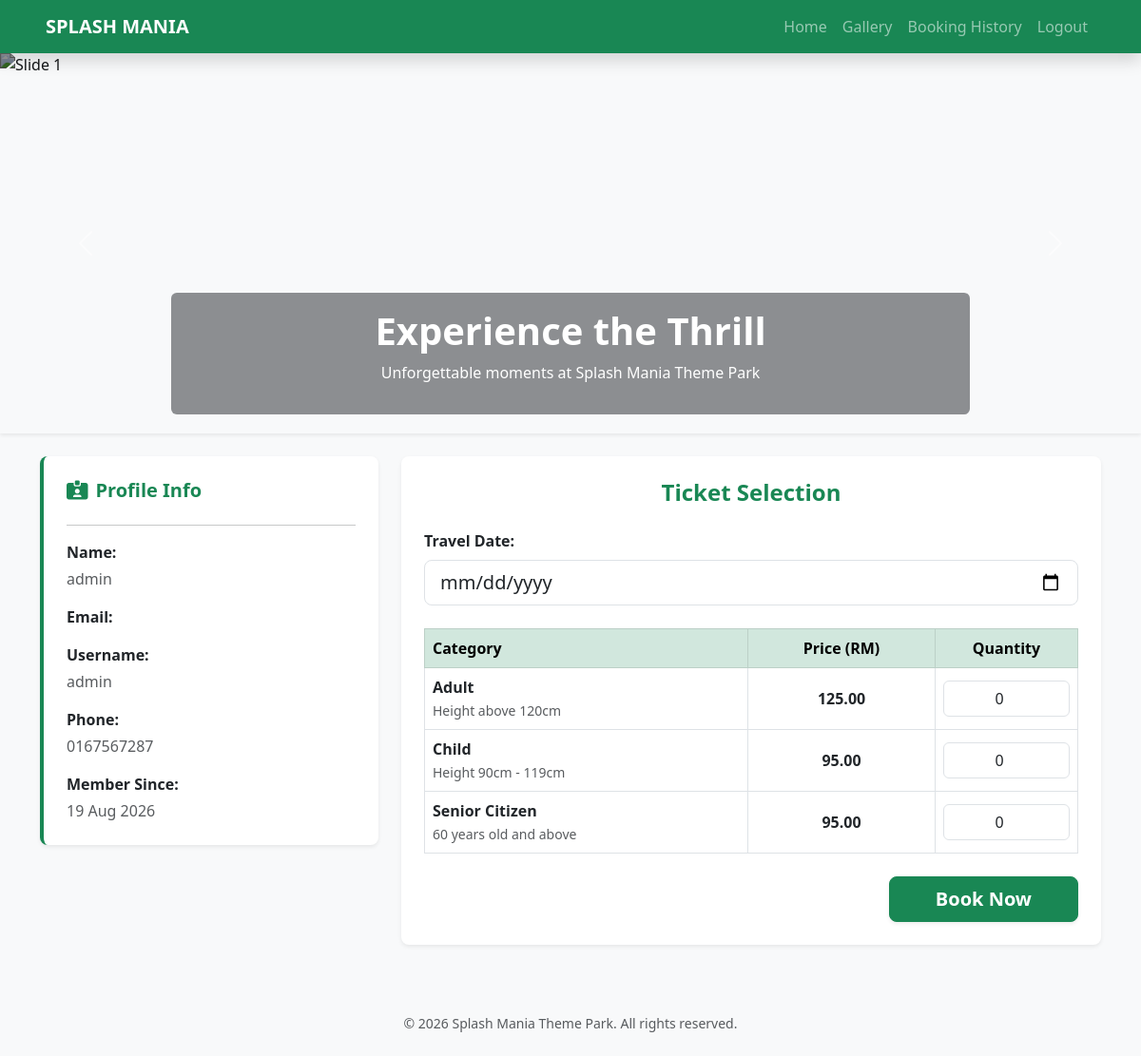
/booking.php (signed in), run on the app's committed database.
### tables this page shows
CREATE TABLE `users` (
  `id` int(11) NOT NULL,
  `fullname` varchar(100) NOT NULL,
  `email` varchar(100) NOT NULL,
  `username` varchar(50) NOT NULL,
  `password` varchar(255) NOT NULL,
  `phone` varchar(20) NOT NULL,
  `role` varchar(20) DEFAULT 'customer',
  `regdate` datetime DEFAULT current_timestamp()
);

### booking.php (the view, shortened to what this page needs)
<?php
include 'db.php';
$user_id = $_SESSION['user_id'];
$stmt_user = $conn->prepare("SELECT * FROM users WHERE id = ?");
$stmt_user->bind_param("i", $user_id);
$stmt_user->execute();
$result_user = $stmt_user->get_result();
$current_user = $result_user->fetch_assoc();
include 'header.php';
include 'navbar.php';
?>
<div class="content-wrapper">
    <div id="splashCarousel" class="carousel slide hero-carousel shadow-sm" data-bs-ride="carousel" data-bs-interval="3000">
        <div class="carousel-inner">
            <div class="carousel-item active">
                <img src="images/image1.jpg" class="d-block w-100" alt="Slide 1">
                <div class="carousel-caption d-none d-md-block bg-dark bg-opacity-50 rounded p-3">
                    <h1 class="fw-bold">Experience the Thrill</h1>
                    <p>Unforgettable moments at Splash Mania Theme Park</p>
                </div>
            </div>
        </div>
        <button class="carousel-control-prev" type="button" data-bs-target="#splashCarousel" data-bs-slide="prev">
            <span class="carousel-control-prev-icon"></span>
        </button>
        <button class="carousel-control-next" type="button" data-bs-target="#splashCarousel" data-bs-slide="next">
            <span class="carousel-control-next-icon"></span>
        </button>
    </div>
    <div class="container mt-4 mb-5">
        <div class="row">
            <div class="col-md-4 mb-4">
                <div class="card shadow-sm border-0 border-start border-success border-4 rounded-3">
                    <div class="card-body p-4">
                        <h5 class="card-title text-success mb-4 fw-bold">
                            <i class="fa-solid fa-id-card-clip me-2"></i>Profile Info
                        </h5>
                        <hr>
                        <p class="mb-1 fw-bold text-dark">Name:</p>
                        <p class="text-muted mb-3"><?= htmlspecialchars($current_user['fullname'] ?? 'N/A') ?></p>
                        <p class="mb-1 fw-bold text-dark">Email:</p>
                        <p class="mb-1 fw-bold text-dark">Username:</p>
                        <p class="text-muted mb-3"><?= htmlspecialchars($current_user['username'] ?? 'N/A') ?></p>
                        <p class="mb-1 fw-bold text-dark">Phone:</p>
                        <p class="text-muted mb-3"><?= htmlspecialchars($current_user['phone'] ?? 'N/A') ?></p>
                        <p class="mb-1 fw-bold text-dark">Member Since:</p>
                        <p class="text-muted mb-0"><?= isset($current_user['regdate']) ? date("d M Y", strtotime($current_user['regdate'])) : 'N/A' ?></p>
                    </div>
                </div>
            </div>
            <div class="col-md-8">
                <div class="card shadow-sm border-0 rounded-3">
                    <div class="card-body p-4">
                        <h4 class="text-center mb-4 fw-bold text-success">Ticket Selection</h4>
                        <form method="POST">
                            <div class="mb-4">
                                <label class="fw-bold mb-2">Travel Date:</label>
                                <input type="date" name="booking_date" class="form-control form-control-lg" min="<?= date('Y-m-d'); ?>" required>
                            </div>
                            <table class="table table-bordered text-center align-middle">
                                <thead class="table-success">
                                    <tr>
                                        <th class="text-start">Category</th>
                                        <th>Price (RM)</th>
                                        <th>Quantity</th>
                                    </tr>
                                </thead>
                                <tbody>
                                    <tr>
                                        <td class="text-start fw-bold">Adult<br><small class="text-muted fw-normal">Height above 120cm</small></td>
                                        <td class="fw-semibold">125.00</td>
                                        <td style="width: 150px;">
                                            <input type="number" name="adult_qty" class="form-control text-center" value="0" min="0">
                                        </td>
                                    </tr>
                                    <tr>
                                        <td class="text-start fw-bold">Child<br><small class="text-muted fw-normal">Height 90cm - 119cm</small></td>
                                        <td class="fw-semibold">95.00</td>
                                        <td>
                                            <input type="number" name="child_qty" class="form-control text-center" value="0" min="0">
                                        </td>
                                    </tr>
                                    <tr>
                                        <td class="text-start fw-bold">Senior Citizen<br><small class="text-muted fw-normal">60 years old and above</small></td>
                                        <td class="fw-semibold">95.00</td>
                                        <td>
                                            <input type="number" name="senior_qty" class="form-control text-center" value="0" min="0">
                                        </td>
                                    </tr>
                                </tbody>
                            </table>
                            <div class="d-flex justify-content-end mt-4">
                                <button type="submit" class="btn btn-success btn-lg px-5 fw-bold shadow-sm">Book Now</button>
                            </div>
                        </form>
                    </div>
                </div>
            </div>
        </div>
    </div>
</div>
<?php
include 'footer.php';
?>

### header.php (style rules this page uses)
.hero-carousel .carousel-item img { height: 400px; object-fit: cover; filter: brightness(55%); }

### data on the page
users: fullname "admin", username "admin", phone "0167567287", regdate "19 Aug 2026"
